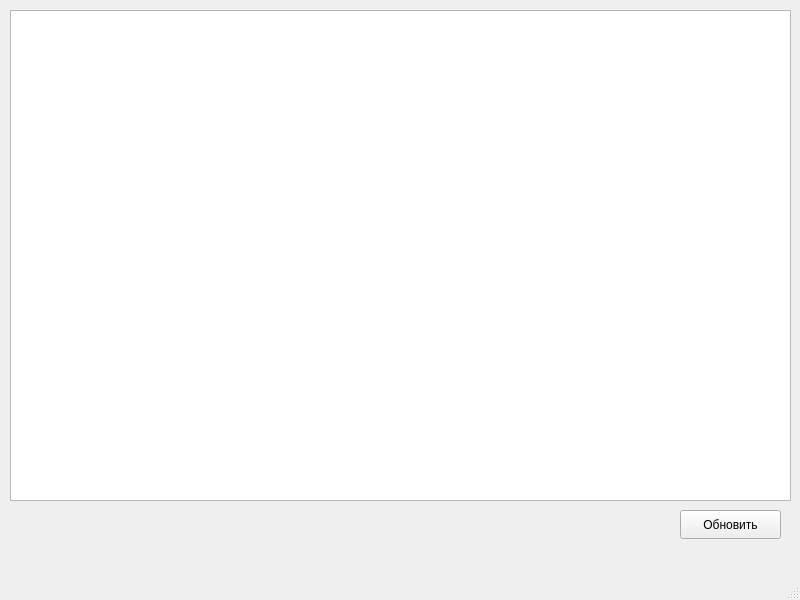
<?xml version="1.0" encoding="UTF-8"?>
<ui version="4.0">
 <class>MainWindow</class>
 <widget class="QMainWindow" name="MainWindow">
  <property name="geometry">
   <rect>
    <x>0</x>
    <y>0</y>
    <width>800</width>
    <height>600</height>
   </rect>
  </property>
  <property name="windowTitle">
   <string>MainWindow</string>
  </property>
  <widget class="QWidget" name="centralwidget">
   <widget class="QTableWidget" name="coffeePrices">
    <property name="geometry">
     <rect>
      <x>10</x>
      <y>10</y>
      <width>781</width>
      <height>491</height>
     </rect>
    </property>
   </widget>
   <widget class="QPushButton" name="refresh">
    <property name="geometry">
     <rect>
      <x>680</x>
      <y>510</y>
      <width>101</width>
      <height>29</height>
     </rect>
    </property>
    <property name="text">
     <string>Обновить</string>
    </property>
   </widget>
  </widget>
  <widget class="QMenuBar" name="menubar">
   <property name="geometry">
    <rect>
     <x>0</x>
     <y>0</y>
     <width>800</width>
     <height>26</height>
    </rect>
   </property>
  </widget>
  <widget class="QStatusBar" name="statusbar"/>
 </widget>
 <resources/>
 <connections/>
</ui>
